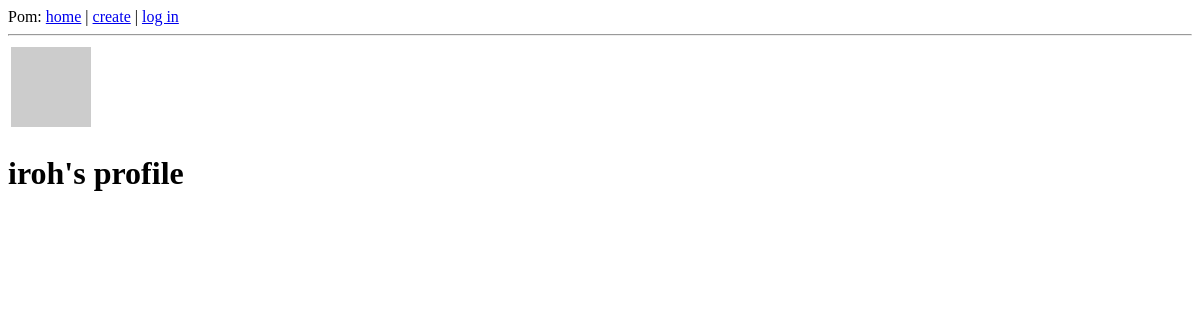
The app's page /user/iroh, older data.
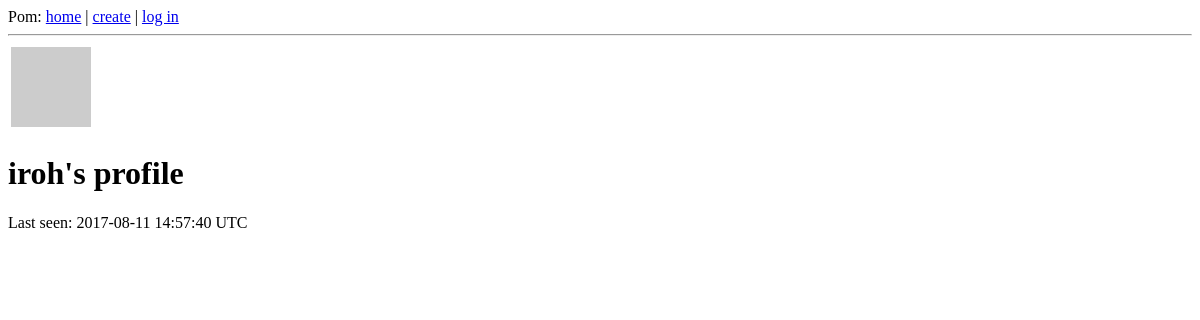
The same page, newer data.
### app/models.py (models this page shows, shortened)
class User(db.Model, UserMixin):
    __tablename__ = 'users'
    id = db.Column(db.Integer, primary_key=True)
    nickname = db.Column(db.String(120), index=True, unique=True)
    pwdhash = db.Column(db.String(60))
    poems = db.relationship('Poem', backref='author', lazy='dynamic')
    email = db.Column(db.String(120), index=True, unique=False)
    activate = db.Column(db.Boolean)
    created = db.Column(db.DateTime)
    about_me = db.Column(db.String(140))
    last_seen = db.Column(db.DateTime)
    def avatar(self, size=64):
        return 'https://www.gravatar.com/avatar/%s?d=mm&s=%d' % (md5(self.email.encode('utf-8')).hexdigest(), size)
    @property
    def last_seen_display(self):
        return str(self.last_seen).split('.')[0]

### app/views.py (the view)
@app.route('/user/<nickname>')
@app.route('/user', defaults={'nickname': None})
def user(nickname):
    if nickname is None and g.user is not None and g.user.is_authenticated:
        nickname = g.user.nickname
    user = User.query.filter_by(nickname=nickname).first()
    if user == None:
        flash('User %s not found.' % nickname)
        return redirect(url_for('index'))
    return render_template('user.html', user=user)

### app/views.py (called while the page is built)
@app.before_request
def before_request():
    g.user = current_user
    if g.user.is_authenticated:
        g.user.last_seen = datetime.utcnow()
        db.session.add(g.user)
        db.session.commit()

### app/templates/user.html (shortened to what this page needs)
{% extends "userBase.html" %}
{% block user_content %}
    {% if user.last_seen %}<p>Last seen: {{ user.last_seen_display }} UTC</p>{% endif %}
    </div>
{% endblock %}

### app/templates/userBase.html
{% extends "base.html" %}
{% block content %}
    <table>
    <tr valign="top">
        <td><img src="{{ user.avatar(128) }}"></td>
    </tr>
    </table>
    <div class="header">
    {% if g.user == user %}
        <h1>Your profile ({{ user.nickname }})</h1>
        <p><a href="{{ url_for('edit_profile') }}">edit profile</a></p>
    {% else %}
        <h1>{{ user.nickname }}'s profile</h1>
    {% endif %}
    {% block user_content %}{% endblock %}
{% endblock %}

### app/templates/base.html (shortened to what this page needs)
<!DOCTYPE html>
<html lang="en">
<head>
</head>
<body>
    <div>Pom: <a href="/index">home</a>
        {% if not g.user.is_authenticated %}
            | <a href="{{ url_for('create') }}">create</a>
            | <a href="{{ url_for('login') }}">log in</a>
        {% else %}
            | <a href="{{ url_for('user') }}">{{ g.user.nickname }}</a>
            | <a href="{{ url_for('logout') }}">log out</a>
        {% endif %}
    </div>
    <hr>
    {% block content %}{% endblock %}
</body>
</html>

Row changes from the older to the newer data that the page shows:
changed User "iroh": last_seen_display (not shown) → "2017-08-11 14:57:40"
Text that changed along with them:
text now shown: "Last seen: UTC"
